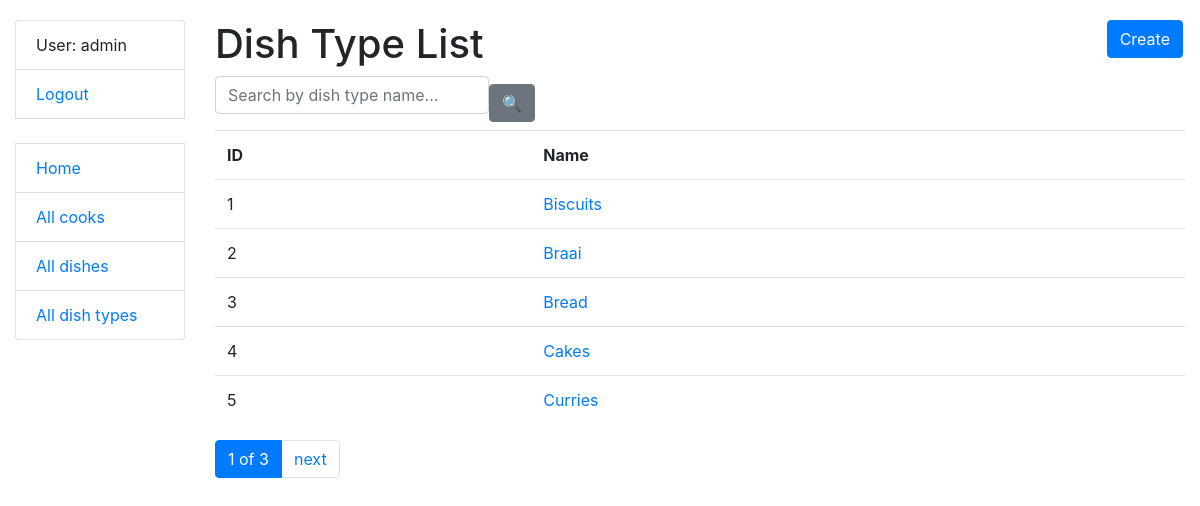
/dish-types/ (signed in), run on an earlier commit of the app's database.
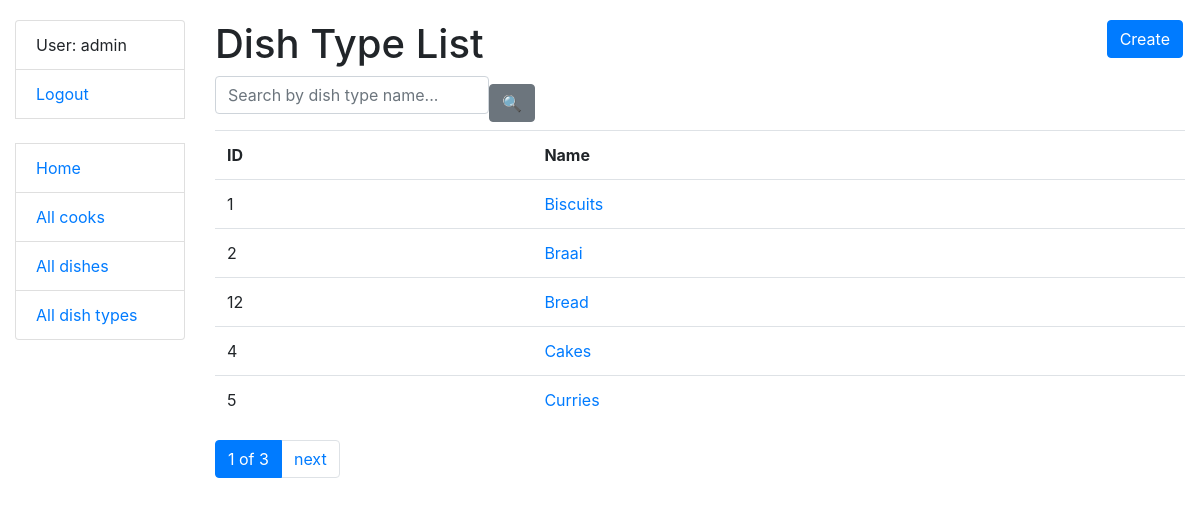
And on a later commit of the database.
### kitchen/models.py (models this page shows, shortened)
class Cook(AbstractUser):
    years_of_experience = models.IntegerField(null=True, blank=True)
    class Meta:
        ordering = ["username"]

class DishType(models.Model):
    name = models.CharField(max_length=255, unique=True)
    class Meta:
        ordering = ["name"]
    def get_absolute_url(self):
        return reverse("kitchen:dish-type-detail", kwargs={"pk": self.pk})

### kitchen/views.py (the view)
class DishTypeListView(LoginRequiredMixin, generic.ListView):
    model = DishType
    paginate_by = 5
    template_name = "kitchen/dish_type_list.html"
    context_object_name = "dish_type_list"
    def get_context_data(self, *, object_list=None, **kwargs):
        context = super(DishTypeListView, self).get_context_data(**kwargs)
        name = self.request.GET.get("name", "")
        context["search_form"] = DishTypeSearchForm(initial={
            "name": name
        })
        return context
    def get_queryset(self):
        queryset = DishType.objects.all()
        form = DishTypeSearchForm(self.request.GET)
        if form.is_valid():
            return queryset.filter(
                name__icontains=form.cleaned_data["name"]
            )
        return queryset

### kitchen/forms.py
class DishTypeSearchForm(forms.Form):
    name = forms.CharField(
        max_length=255,
        required=False,
        label="",
        widget=forms.TextInput(attrs={"placeholder": "Search by dish type name..."})
    )

### templates/kitchen/dish_type_list.html
{% extends "base.html" %}
{% block content %}
    <h1>
      Dish Type List
      <a href="{% url "kitchen:dish-type-create" %}" class="btn btn-primary link-to-page">
        Create
      </a>
    </h1>
    {% include "includes/search_form.html" %}
    {% if dish_type_list %}
      <table class="table">
        <tr>
          <th>ID</th>
          <th>Name</th>
        </tr>
        {% for dish_type in dish_type_list %}
          <tr>
            <td>{{ dish_type.id }}</td>
            <td><a href="{{ dish_type.get_absolute_url }}">{{ dish_type.name }}</a></td>
          </tr>
        {% endfor %}
      </table>
    {% else %}
      <p>There are no dish types in kitchen</p>
    {% endif %}
{% endblock %}

### templates/base.html (shortened to what this page needs)
<!DOCTYPE html>
<html lang="en">
<head>
    <link rel="stylesheet"
          href="https://cdn.jsdelivr.net/npm/bootstrap@4.5.3/dist/css/bootstrap.min.css"
>
    {% load static %}
    <link rel="stylesheet" href="{% static 'css/styles.css' %}">
</head>
<body>
<div class="container-fluid">
    <div class="row">
        <div class="col-sm-2">
            {% block sidebar %}
              {% include "includes/sidebar.html" %}
            {% endblock %}
        </div>
        <div class="col-sm-10 ">
            {% block content %}
            {% endblock %}
            {% block pagination %}
              {% include "includes/pagination.html" %}
            {% endblock %}
        </div>
    </div>
</div>
</body>
</html>

### templates/includes/sidebar.html
<ul class="sidebar-nav list-group">
  {% if user.is_authenticated %}
    <li class="list-group-item">User: {{ user.username }}</li>
    <li class="list-group-item"><a href="{% url 'logout' %}">Logout</a></li>
  {% else %}
    <li class="list-group-item"><a href="{% url 'login' %}">Login</a></li>
  {% endif %}
  <br>
  <li class="list-group-item"><a href="{% url 'kitchen:index' %}">Home</a></li>
  <li class="list-group-item"><a href="{% url 'kitchen:cook-list' %}">All cooks</a></li>
  <li class="list-group-item"><a href="{% url 'kitchen:dish-list' %}">All dishes</a></li>
  <li class="list-group-item"><a href="{% url 'kitchen:dish-type-list' %}">All dish types</a></li>
</ul>

### templates/includes/search_form.html
{% load crispy_forms_filters %}
<form
    action=""
    method="get"
    class="form-inline"
>
  {{ search_form|crispy }}
  <input
      type="submit"
      value="🔍"
      class="btn btn-secondary"
  >
</form>

### templates/includes/pagination.html (shortened to what this page needs)
{% if is_paginated %}
  <ul class="pagination">
    <li class="page-item active">
      <span class="page-link">{{ page_obj.number }} of {{ paginator.num_pages }}</span>
    </li>
    {% if page_obj.has_next %}
      <li class="page-item">
        <a href="?page= {{ page_obj.next_page_number }}" class="page-link">next</a>
      </li>
    {% endif %}
  </ul>
{% endif %}

### static/css/styles.css (style rules this page uses)
body { margin-top: 20px; }
.link-to-page { float: right; margin: 0 2px 0 2px; }

What changed in the data, as far as the page shows it:
removed DishType: id "3", name "Bread"
added DishType: id "12", name "Bread"
